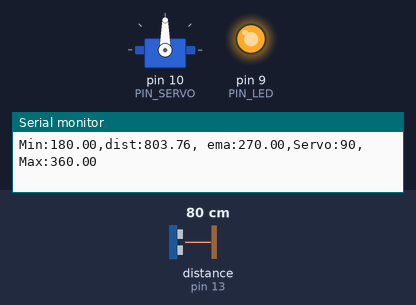
Recording of a sketch running on a simulated Arduino Uno, built with avr-gcc and run on an emulated ATmega328P. Parts: servo, output pins drawn as LEDs (lit = HIGH), the last lines printed to the serial monitor. Wiring (inferred from the names in the program): ultrasonic range finder: trigger pin 12; echo pin 13. The inputs (shaded band) are chosen by the test bench; at power-on: distance to the obstacle (sensor on pin 13) 80 cm. The echo pulse lasts 58.3 µs per cm; pins used as bus, display or sensor lines are not drawn.

Above: at 1.2 s.
1.3 s: distance to the obstacle (sensor on pin 13) set to 35 cm
At 2.17 s:
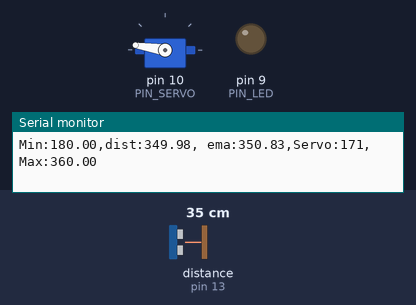
4.3 s: distance to the obstacle (sensor on pin 13) set to 60 cm
At 5.0 s:
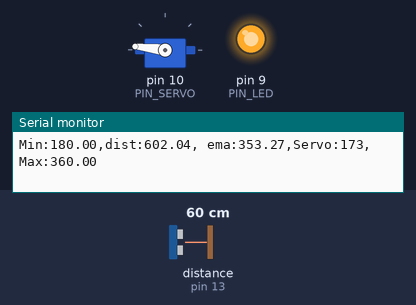
5.8 s: distance to the obstacle (sensor on pin 13) set to 18 cm
At 8.5 s:
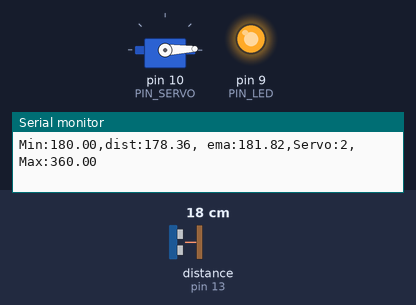
8.8 s: distance to the obstacle (sensor on pin 13) set to 2 cm
11.8 s: distance to the obstacle (sensor on pin 13) set to 35 cm
At 11.97 s:
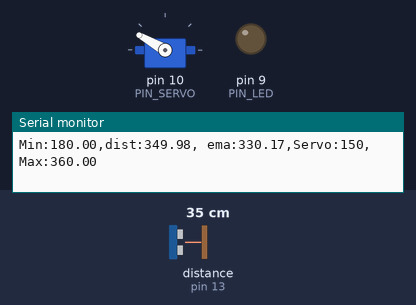
14.8 s: distance to the obstacle (sensor on pin 13) set to 4 cm
At 16.3 s:
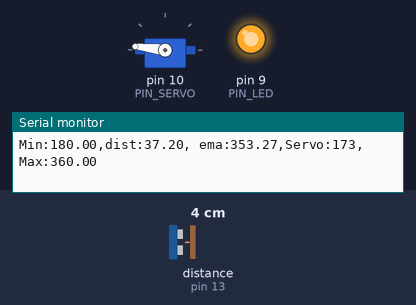
Timing chart, 0 to 17.3 s (numbered marks = the images above; inputs shaded):
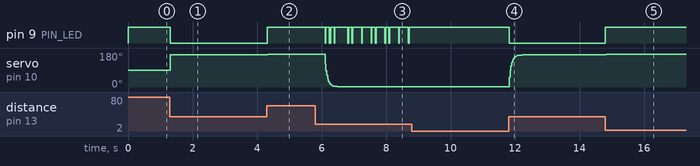

Measured:
- after the input at 1.3 s, pin 9 (PIN_LED): HIGH → LOW at once
- after the input at 4.3 s, pin 9 (PIN_LED): LOW → HIGH at once; servo on pin 10 (PIN_SERVO): goes on until 4.3 s, then stays 173°
- after the input at 5.8 s, servo on pin 10 (PIN_SERVO): moves from 173° to 2° over 0.38 s, starting after 0.31 s
- after the input at 8.8 s, pin 9 (PIN_LED): stops changing and stays HIGH
- after the input at 11.8 s, pin 9 (PIN_LED): HIGH → LOW at once
- after the input at 14.8 s, pin 9 (PIN_LED): LOW → HIGH at once; servo on pin 10 (PIN_SERVO): goes on until 14.8 s, then stays 173°

The sketch:

11_practice_1.ino
```cpp
#include <Servo.h>

// Arduino pin assignment
#define PIN_LED   9   // active-low: LOW = ON
#define PIN_TRIG  12
#define PIN_ECHO  13
#define PIN_SERVO 10

// Sonar parameters
#define SND_VEL        346.0
#define INTERVAL       25       // ms
#define PULSE_DURATION 10       // us
#define _DIST_MIN      180.0    // mm
#define _DIST_MAX      360.0    // mm

#define TIMEOUT ((INTERVAL / 2) * 1000.0)
#define SCALE   (0.001 * 0.5 * SND_VEL)

#define _EMA_ALPHA 0.3

// Calibrated servo pulse widths
#define _DUTY_MIN 500
#define _DUTY_MAX 2500
#define _DUTY_NEU ((_DUTY_MIN + _DUTY_MAX) / 2)

Servo myservo;

float dist_prev = (_DIST_MIN + _DIST_MAX) / 2.0;
float dist_ema  = (_DIST_MIN + _DIST_MAX) / 2.0;
bool ema_initialized = false;

unsigned long last_sampling_time = 0;

void setup() {
  pinMode(PIN_LED, OUTPUT);
  digitalWrite(PIN_LED, HIGH); // OFF until an in-range reading

  pinMode(PIN_TRIG, OUTPUT);
  pinMode(PIN_ECHO, INPUT);
  digitalWrite(PIN_TRIG, LOW);

  // Set calibrated limits for both pulse output and read().
  myservo.attach(PIN_SERVO, _DUTY_MIN, _DUTY_MAX);
  myservo.writeMicroseconds(_DUTY_NEU);

  Serial.begin(57600);
  last_sampling_time = millis();
}

void loop() {
  unsigned long now = millis();

  // Handles millis() rollover.
  if ((unsigned long)(now - last_sampling_time) < INTERVAL) {
    return;
  }
  last_sampling_time = now;

  float dist_raw = USS_measure(PIN_TRIG, PIN_ECHO);

  bool in_range = (dist_raw >= _DIST_MIN &&
                   dist_raw <= _DIST_MAX);

  // LED ON when the current measurement is within 18–36 cm.
  digitalWrite(PIN_LED, in_range ? LOW : HIGH);

  // Range filter: retain the previous valid measurement.
  float dist_filtered = dist_prev;

  if (in_range) {
    dist_filtered = dist_raw;
    dist_prev = dist_raw;
  }

  // Initialize EMA only after the first valid measurement.
  if (!ema_initialized) {
    if (in_range) {
      dist_ema = dist_filtered;
      ema_initialized = true;
    }
  } else {
    dist_ema = _EMA_ALPHA * dist_filtered
             + (1.0 - _EMA_ALPHA) * dist_ema;
  }

  // Distance -> continuous angle: 180–360 mm -> 0–180 degrees.
  float servo_angle =
      (dist_ema - _DIST_MIN) * 180.0 / (_DIST_MAX - _DIST_MIN);

  servo_angle = constrain(servo_angle, 0.0, 180.0);

  // Angle -> calibrated pulse width: 0–180 degrees -> 500–2500 us.
  int servoPulse = (int)(
      _DUTY_MIN
      + servo_angle * (_DUTY_MAX - _DUTY_MIN) / 180.0
      + 0.5
  );

  myservo.writeMicroseconds(servoPulse);

  // Serial Plotter format from the assignment; distance unit: mm.
  Serial.print("Min:");    Serial.print(_DIST_MIN);
  Serial.print(",dist:");  Serial.print(dist_raw);
  Serial.print(", ema:");  Serial.print(dist_ema);
  Serial.print(",Servo:"); Serial.print(myservo.read());
  Serial.print(",Max:");   Serial.print(_DIST_MAX);
  Serial.println("");
}

// Return distance in mm; 0 indicates an echo timeout.
float USS_measure(int TRIG, int ECHO) {
  digitalWrite(TRIG, LOW);
  delayMicroseconds(2);

  digitalWrite(TRIG, HIGH);
  delayMicroseconds(PULSE_DURATION);
  digitalWrite(TRIG, LOW);

  return pulseIn(ECHO, HIGH, TIMEOUT) * SCALE;
}
```
